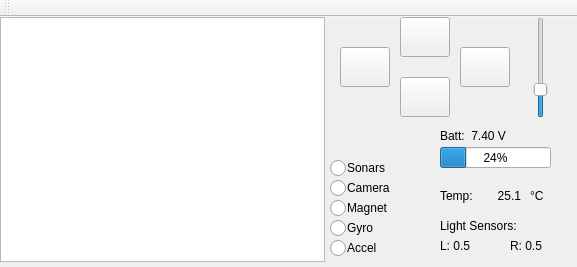
<?xml version="1.0" encoding="UTF-8"?>
<ui version="4.0">
 <class>MainWindow</class>
 <widget class="QMainWindow" name="MainWindow">
  <property name="geometry">
   <rect>
    <x>0</x>
    <y>0</y>
    <width>577</width>
    <height>267</height>
   </rect>
  </property>
  <property name="windowTitle">
   <string>MINI ROBOT GUI by Marcosoft</string>
  </property>
  <property name="styleSheet">
   <string notr="true">QGroupBox {
    border: 1px solid gray;
    border-radius: 9px;
    margin-top: 0.5em;
}

QGroupBox::title {
    subcontrol-origin: margin;
    left: 10px;
    padding: 0 3px 0 3px;
}

QRadioButton{
	spacing: 1px;
}
QRadioButton::indicator{
	width: 16px;
	height: 16px;
}</string>
  </property>
  <widget class="QWidget" name="centralWidget">
   <widget class="QGraphicsView" name="graphicsViewRobot">
    <property name="geometry">
     <rect>
      <x>0</x>
      <y>0</y>
      <width>325</width>
      <height>245</height>
     </rect>
    </property>
   </widget>
   <widget class="QPushButton" name="btnFwd">
    <property name="geometry">
     <rect>
      <x>400</x>
      <y>0</y>
      <width>50</width>
      <height>40</height>
     </rect>
    </property>
    <property name="text">
     <string/>
    </property>
    <property name="iconSize">
     <size>
      <width>32</width>
      <height>32</height>
     </size>
    </property>
   </widget>
   <widget class="QPushButton" name="btnRight">
    <property name="geometry">
     <rect>
      <x>460</x>
      <y>30</y>
      <width>50</width>
      <height>40</height>
     </rect>
    </property>
    <property name="text">
     <string/>
    </property>
    <property name="iconSize">
     <size>
      <width>32</width>
      <height>32</height>
     </size>
    </property>
   </widget>
   <widget class="QPushButton" name="btnLeft">
    <property name="geometry">
     <rect>
      <x>340</x>
      <y>30</y>
      <width>50</width>
      <height>40</height>
     </rect>
    </property>
    <property name="text">
     <string/>
    </property>
    <property name="iconSize">
     <size>
      <width>32</width>
      <height>32</height>
     </size>
    </property>
   </widget>
   <widget class="QPushButton" name="btnBwd">
    <property name="geometry">
     <rect>
      <x>400</x>
      <y>60</y>
      <width>50</width>
      <height>40</height>
     </rect>
    </property>
    <property name="text">
     <string/>
    </property>
    <property name="iconSize">
     <size>
      <width>32</width>
      <height>32</height>
     </size>
    </property>
   </widget>
   <widget class="QSlider" name="vsSpeed">
    <property name="geometry">
     <rect>
      <x>530</x>
      <y>0</y>
      <width>21</width>
      <height>101</height>
     </rect>
    </property>
    <property name="maximum">
     <number>100</number>
    </property>
    <property name="value">
     <number>25</number>
    </property>
    <property name="orientation">
     <enum>Qt::Vertical</enum>
    </property>
   </widget>
   <widget class="QLabel" name="lblBatt">
    <property name="geometry">
     <rect>
      <x>440</x>
      <y>110</y>
      <width>101</width>
      <height>17</height>
     </rect>
    </property>
    <property name="text">
     <string>Batt:  7.40 V</string>
    </property>
   </widget>
   <widget class="QLabel" name="lblTemp">
    <property name="geometry">
     <rect>
      <x>440</x>
      <y>170</y>
      <width>41</width>
      <height>17</height>
     </rect>
    </property>
    <property name="text">
     <string>Temp:</string>
    </property>
   </widget>
   <widget class="QProgressBar" name="pbBatt">
    <property name="geometry">
     <rect>
      <x>440</x>
      <y>130</y>
      <width>111</width>
      <height>21</height>
     </rect>
    </property>
    <property name="value">
     <number>24</number>
    </property>
   </widget>
   <widget class="QLabel" name="lblLightSensors">
    <property name="geometry">
     <rect>
      <x>440</x>
      <y>200</y>
      <width>101</width>
      <height>17</height>
     </rect>
    </property>
    <property name="text">
     <string>Light Sensors:</string>
    </property>
   </widget>
   <widget class="QLabel" name="lblLightSensorL">
    <property name="geometry">
     <rect>
      <x>440</x>
      <y>220</y>
      <width>61</width>
      <height>17</height>
     </rect>
    </property>
    <property name="text">
     <string>L: 0.5</string>
    </property>
   </widget>
   <widget class="QLabel" name="lblLightSensorR">
    <property name="geometry">
     <rect>
      <x>510</x>
      <y>220</y>
      <width>61</width>
      <height>17</height>
     </rect>
    </property>
    <property name="text">
     <string>R: 0.5</string>
    </property>
   </widget>
   <widget class="QRadioButton" name="rbAccel">
    <property name="geometry">
     <rect>
      <x>330</x>
      <y>220</y>
      <width>61</width>
      <height>22</height>
     </rect>
    </property>
    <property name="text">
     <string>Accel</string>
    </property>
   </widget>
   <widget class="QRadioButton" name="rbGyro">
    <property name="geometry">
     <rect>
      <x>330</x>
      <y>200</y>
      <width>71</width>
      <height>22</height>
     </rect>
    </property>
    <property name="text">
     <string>Gyro</string>
    </property>
   </widget>
   <widget class="QRadioButton" name="rbMagnet">
    <property name="geometry">
     <rect>
      <x>330</x>
      <y>180</y>
      <width>71</width>
      <height>22</height>
     </rect>
    </property>
    <property name="text">
     <string>Magnet</string>
    </property>
   </widget>
   <widget class="QLabel" name="lblTemp_2">
    <property name="geometry">
     <rect>
      <x>530</x>
      <y>170</y>
      <width>21</width>
      <height>17</height>
     </rect>
    </property>
    <property name="text">
     <string>°C</string>
    </property>
   </widget>
   <widget class="QLabel" name="txtTemp">
    <property name="geometry">
     <rect>
      <x>490</x>
      <y>170</y>
      <width>31</width>
      <height>17</height>
     </rect>
    </property>
    <property name="text">
     <string>25.1</string>
    </property>
    <property name="alignment">
     <set>Qt::AlignRight|Qt::AlignTrailing|Qt::AlignVCenter</set>
    </property>
   </widget>
   <widget class="QRadioButton" name="rbSonars">
    <property name="geometry">
     <rect>
      <x>330</x>
      <y>140</y>
      <width>71</width>
      <height>22</height>
     </rect>
    </property>
    <property name="text">
     <string>Sonars</string>
    </property>
   </widget>
   <widget class="QRadioButton" name="rbCamera">
    <property name="geometry">
     <rect>
      <x>330</x>
      <y>160</y>
      <width>71</width>
      <height>22</height>
     </rect>
    </property>
    <property name="text">
     <string>Camera</string>
    </property>
   </widget>
  </widget>
  <widget class="QToolBar" name="mainToolBar">
   <attribute name="toolBarArea">
    <enum>TopToolBarArea</enum>
   </attribute>
   <attribute name="toolBarBreak">
    <bool>false</bool>
   </attribute>
  </widget>
 </widget>
 <layoutdefault spacing="6" margin="11"/>
 <resources/>
 <connections/>
</ui>
